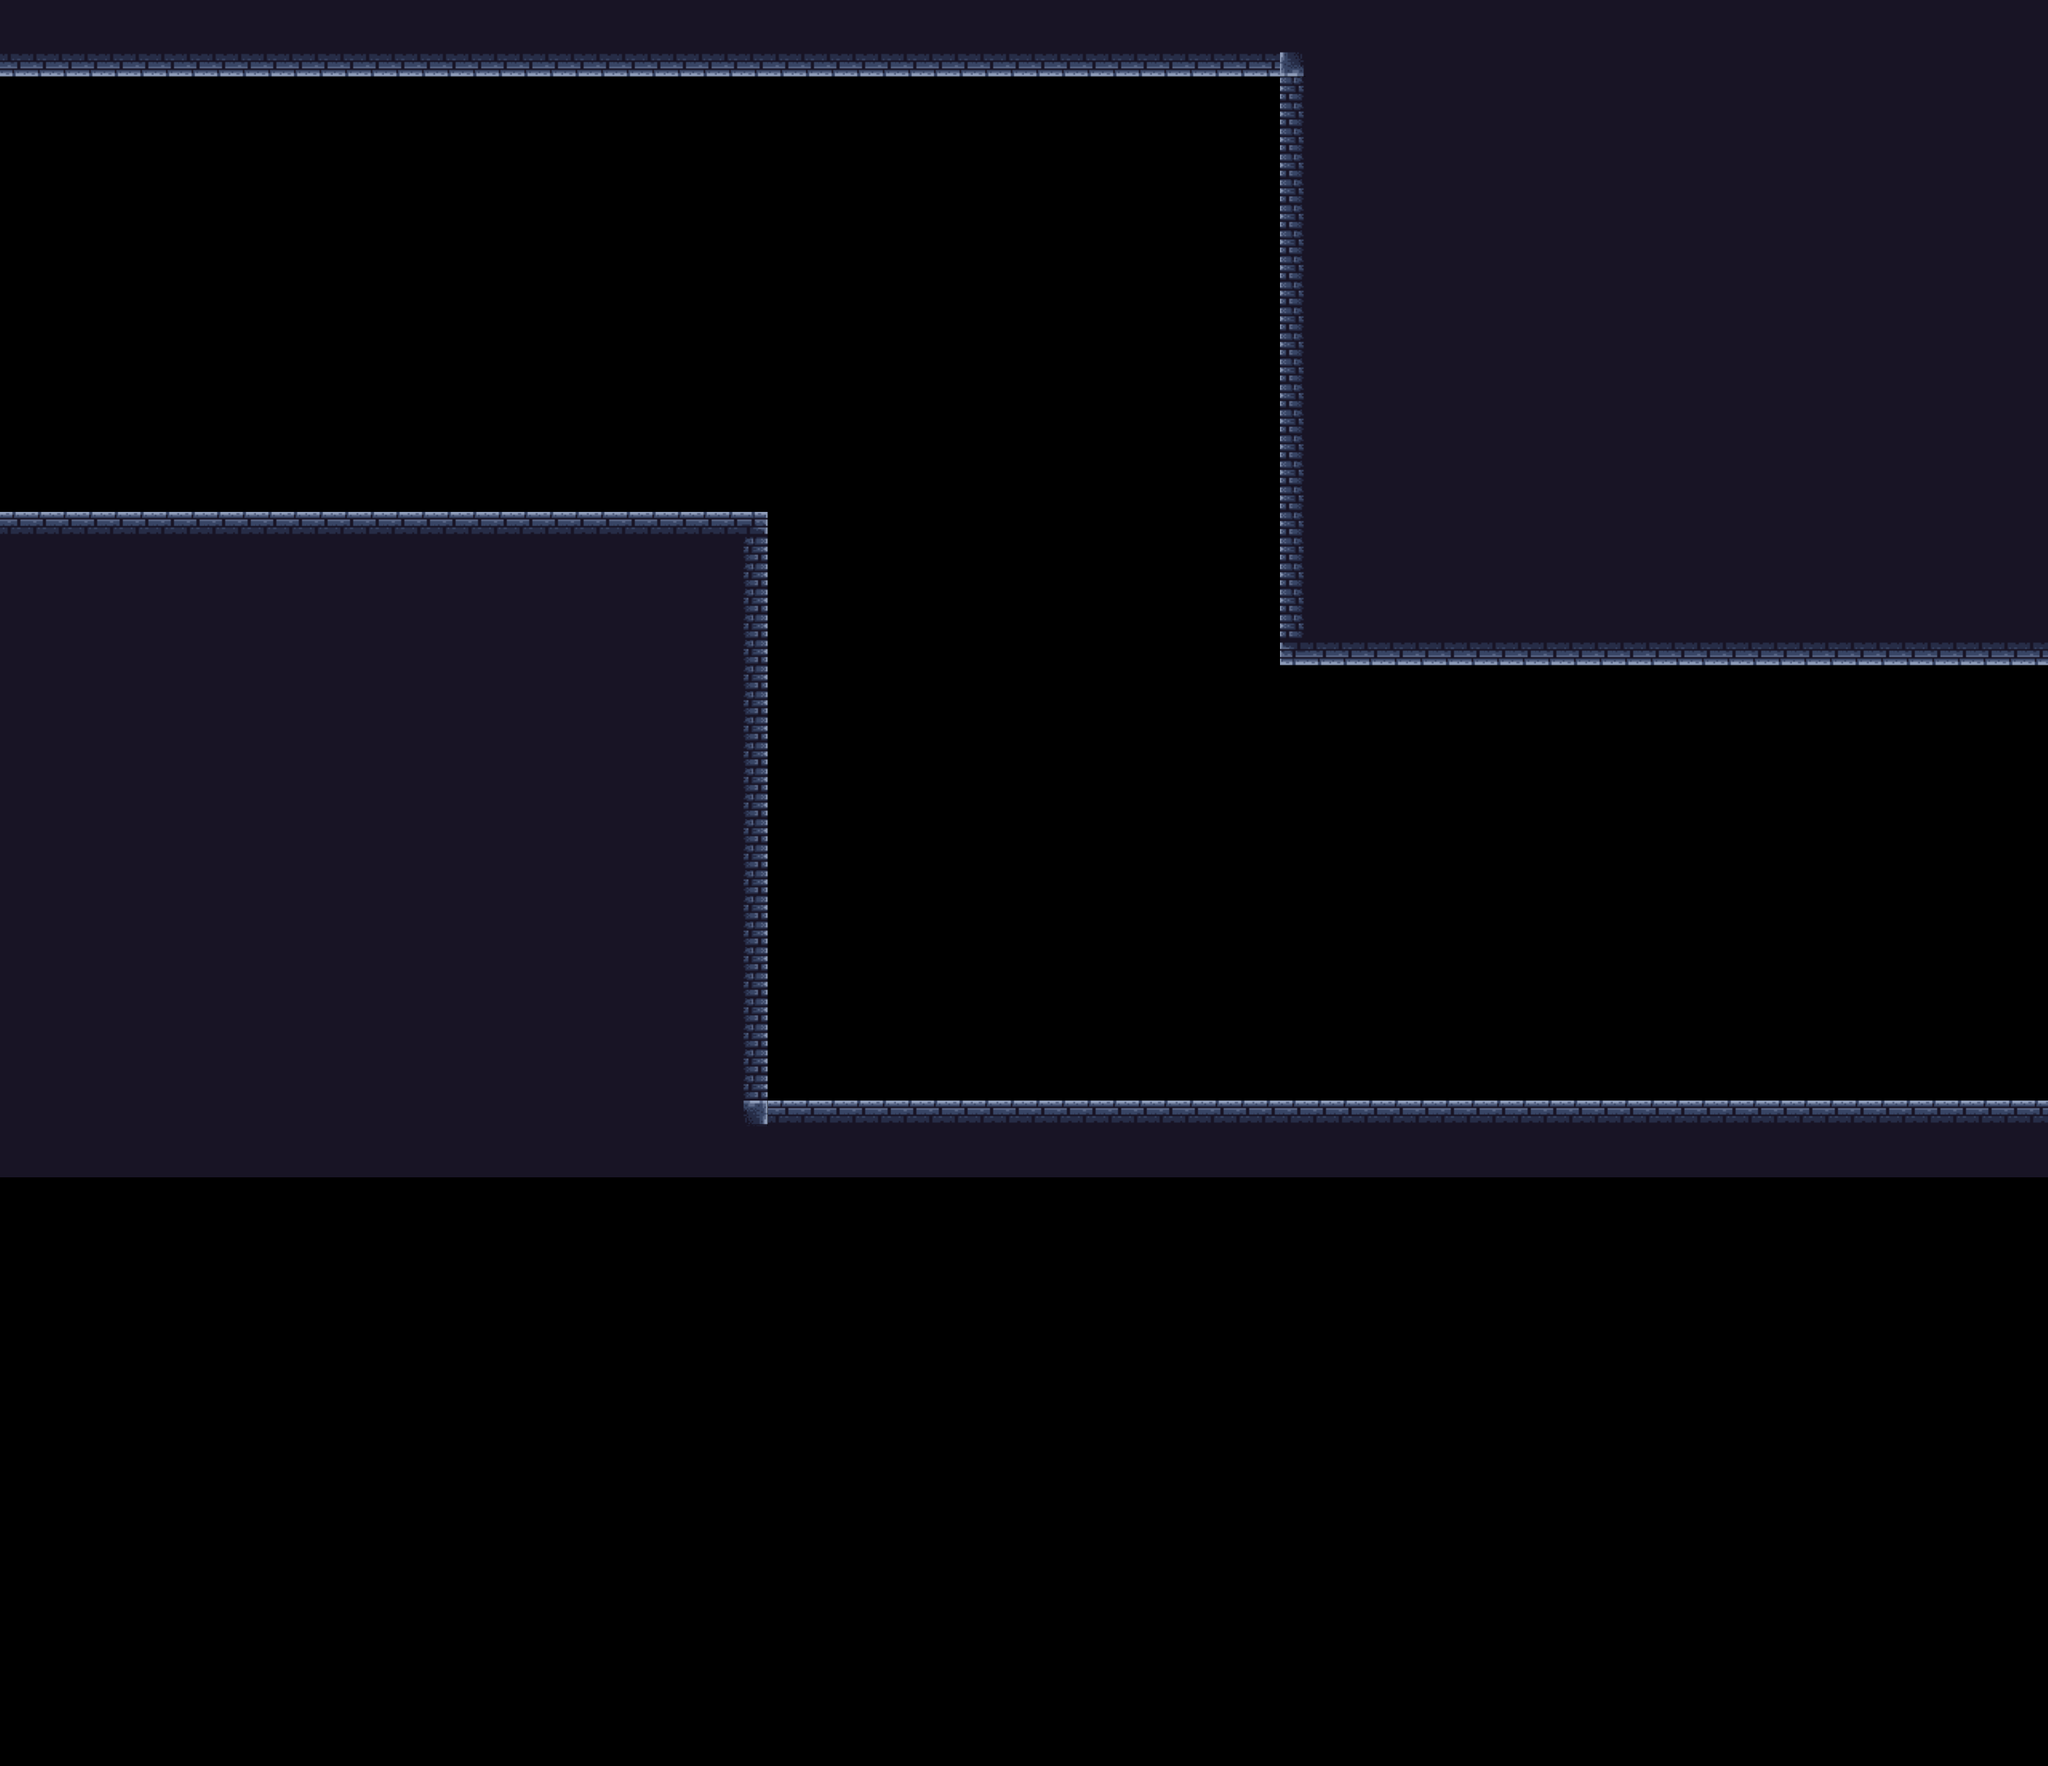

This game map was drawn from its Tiled (.tmx) file and the tilesets committed beside it. A one-line description and the trimmed map source follow:
An orthogonal 80x69 tile map with 32x32 px tiles, 1 tile layer (タイルレイヤー1).

<map version="1.10" tiledversion="1.11.2" orientation="orthogonal" renderorder="right-down" width="80" height="69" tilewidth="32" tileheight="32" infinite="0" nextlayerid="2" nextobjectid="1">
 <editorsettings>
  <export target="../../Resource/CSV/StageChipUC.csv" format="csv" />
 </editorsettings>
 <tileset firstgid="1" source="GroundChipsDungeon.tsx" />
 <layer id="1" name="タイルレイヤー1" width="80" height="69">
  <data>[5520 cells, 1860 non-empty, 9 distinct tile ids]</data>
 </layer>
</map>
